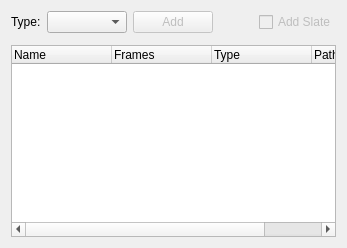
            <widget class="QWidget" name="dailiesPublishTab">
             <attribute name="title">
              <string>Dailies</string>
             </attribute>
             <layout class="QVBoxLayout" name="verticalLayout_9">
              <item>
               <widget class="QFrame" name="dailyPblToolbar_frame">
                <property name="frameShape">
                 <enum>QFrame::NoFrame</enum>
                </property>
                <property name="frameShadow">
                 <enum>QFrame::Raised</enum>
                </property>
                <layout class="QHBoxLayout" name="horizontalLayout_11">
                 <property name="leftMargin">
                  <number>0</number>
                 </property>
                 <property name="topMargin">
                  <number>0</number>
                 </property>
                 <property name="rightMargin">
                  <number>0</number>
                 </property>
                 <property name="bottomMargin">
                  <number>6</number>
                 </property>
                 <item>
                  <widget class="QLabel" name="dailyPblType_label">
                   <property name="text">
                    <string>Type:</string>
                   </property>
                  </widget>
                 </item>
                 <item>
                  <widget class="QComboBox" name="dailyPblType_comboBox">
                   <item>
                    <property name="text">
                     <string/>
                    </property>
                   </item>
                   <item>
                    <property name="text">
                     <string>previs</string>
                    </property>
                   </item>
                   <item>
                    <property name="text">
                     <string>tracking</string>
                    </property>
                   </item>
                   <item>
                    <property name="text">
                     <string>modeling</string>
                    </property>
                   </item>
                   <item>
                    <property name="text">
                     <string>rigging</string>
                    </property>
                   </item>
                   <item>
                    <property name="text">
                     <string>anim</string>
                    </property>
                   </item>
                   <item>
                    <property name="text">
                     <string>lookdev</string>
                    </property>
                   </item>
                   <item>
                    <property name="text">
                     <string>lighting</string>
                    </property>
                   </item>
                   <item>
                    <property name="text">
                     <string>fx</string>
                    </property>
                   </item>
                   <item>
                    <property name="text">
                     <string>comp</string>
                    </property>
                   </item>
                  </widget>
                 </item>
                 <item>
                  <widget class="QPushButton" name="dailyPblAdd_pushButton">
                   <property name="enabled">
                    <bool>false</bool>
                   </property>
                   <property name="text">
                    <string>Add</string>
                   </property>
                   <property name="default">
                    <bool>false</bool>
                   </property>
                   <property name="flat">
                    <bool>false</bool>
                   </property>
                  </widget>
                 </item>
                 <item>
                  <spacer name="horizontalSpacer_4">
                   <property name="orientation">
                    <enum>Qt::Horizontal</enum>
                   </property>
                   <property name="sizeHint" stdset="0">
                    <size>
                     <width>40</width>
                     <height>20</height>
                    </size>
                   </property>
                  </spacer>
                 </item>
                 <item>
                  <widget class="QCheckBox" name="streamPbl_checkBox_2">
                   <property name="enabled">
                    <bool>false</bool>
                   </property>
                   <property name="text">
                    <string>Add Slate</string>
                   </property>
                   <property name="checked">
                    <bool>false</bool>
                   </property>
                  </widget>
                 </item>
                </layout>
               </widget>
              </item>
              <item>
               <widget class="QTreeWidget" name="dailyPbl_treeWidget">
                <property name="alternatingRowColors">
                 <bool>true</bool>
                </property>
                <property name="textElideMode">
                 <enum>Qt::ElideMiddle</enum>
                </property>
                <property name="rootIsDecorated">
                 <bool>false</bool>
                </property>
                <property name="uniformRowHeights">
                 <bool>true</bool>
                </property>
                <property name="sortingEnabled">
                 <bool>false</bool>
                </property>
                <property name="animated">
                 <bool>true</bool>
                </property>
                <property name="headerHidden">
                 <bool>false</bool>
                </property>
                <property name="expandsOnDoubleClick">
                 <bool>false</bool>
                </property>
                <column>
                 <property name="text">
                  <string>Name</string>
                 </property>
                </column>
                <column>
                 <property name="text">
                  <string>Frames</string>
                 </property>
                </column>
                <column>
                 <property name="text">
                  <string>Type</string>
                 </property>
                </column>
                <column>
                 <property name="text">
                  <string>Path</string>
                 </property>
                </column>
               </widget>
              </item>
             </layout>
            </widget>
